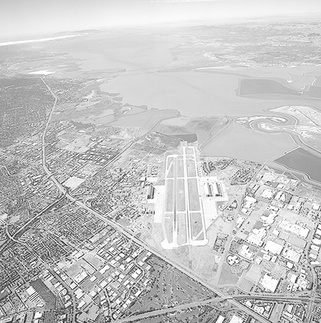
%> input picture Rechnersehen_1/Aufgabenblatt 1/Bilder/Aerial.jpg, 321 x 323 px, shrunk from 764 x 768 before the run
$ octave A3.m   (GNU Octave 9; MATLAB toolbox functions it lacks are replaced by stand-ins)
%> lines starting %> are read from the running program, lines starting %| are printed output that depends on the picture
### Rechnersehen_1/Aufgabenblatt 1/minmax.m

function [min,max] = minmax(filename)
%> called with filename = 'Bilder/Aerial.jpg'

img = imread(filename);
%> img is the input picture: size 323x321 uint8; min 21, max 255, mean 197.1

max = 0;
min = 1000;

for row = 1:size(img,1)
    for col = 1:size(img,2)
        if img(row,col) > max
            max = img(row,col);
        end
        if img(row,col) < min
            min = img(row,col);
        end
    end
end
%> after the loop, max = 255; min = 21

end

### Rechnersehen_1/Aufgabenblatt 1/A3.m
%cd ('git/git/Rechnersehen_1/Aufgabenblatt 1')

[min_1,max_1] = minmax('Bilder/Aerial.jpg');
%> min_1 = 21; max_1 = 255
[min_2,max_2] = minmax('Bilder/Mars.jpg');
%> call 2 of minmax, with filename = 'Bilder/Mars.jpg'
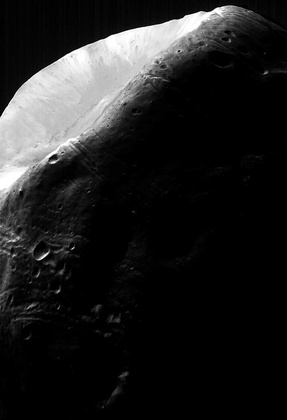
%> input picture Rechnersehen_1/Aufgabenblatt 1/Bilder/Mars.jpg, 287 x 420 px, shrunk from 683 x 1000 before the run
%> in minmax, img is the input picture: size 420x287 uint8; min 0, max 255, mean 32.3
%> after the loop in minmax (call 2), `for row = 1:size(img,1)`: min = 0
%> min_2 = 0; max_2 = 255
[min_3,max_3] = minmax('Bilder/Moon.jpg');
%> call 3 of minmax, with filename = 'Bilder/Moon.jpg'
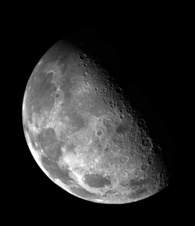
%> input picture Rechnersehen_1/Aufgabenblatt 1/Bilder/Moon.jpg, 195 x 226 px, shrunk from 464 x 538 before the run
%> in minmax, img is the input picture: size 226x195 uint8; min 0, max 255, mean 42.6
%> min_3 = 0; max_3 = 255
[min_4,max_4] = minmax('Bilder/Pollen1.jpg');
%> call 4 of minmax, with filename = 'Bilder/Pollen1.jpg'
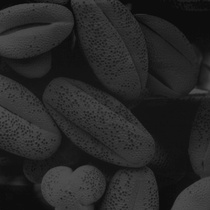
%> input picture Rechnersehen_1/Aufgabenblatt 1/Bilder/Pollen1.jpg, 210 x 210 px, shrunk from 500 x 500 before the run
%> in minmax, img is the input picture: size 210x210 uint8; min 7, max 81, mean 38.7
%> after the loop in minmax (call 4), `for row = 1:size(img,1)`: max = 81; min = 7
%> min_4 = 7; max_4 = 81
[min_5,max_5] = minmax('Bilder/Pollen2.jpg');
%> call 5 of minmax, with filename = 'Bilder/Pollen2.jpg'
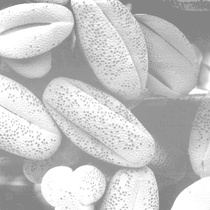
%> input picture Rechnersehen_1/Aufgabenblatt 1/Bilder/Pollen2.jpg, 210 x 210 px, shrunk from 500 x 500 before the run
%> in minmax, img is the input picture: size 210x210 uint8; min 120, max 255, mean 196.3
%> after the loop in minmax (call 5), `for row = 1:size(img,1)`: max = 255; min = 120
%> min_5 = 120; max_5 = 255
[min_6,max_6] = minmax('Bilder/Pollen3.jpg');
%> call 6 of minmax, with filename = 'Bilder/Pollen3.jpg'
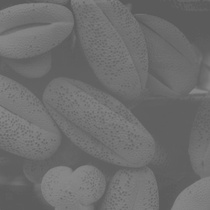
%> input picture Rechnersehen_1/Aufgabenblatt 1/Bilder/Pollen3.jpg, 210 x 210 px, shrunk from 500 x 500 before the run
%> in minmax, img is the input picture: size 210x210 uint8; min 86, max 137, mean 109.1
%> after the loop in minmax (call 6), `for row = 1:size(img,1)`: max = 137; min = 86
%> min_6 = 86; max_6 = 137
[min_7,max_7] = minmax('Bilder/Pollen4.jpg');
%> the run ends on the next line
